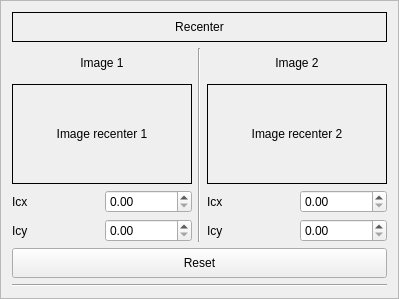
                <widget class="QFrame" name="frame_config_recenter">
                 <property name="frameShape">
                  <enum>QFrame::StyledPanel</enum>
                 </property>
                 <property name="frameShadow">
                  <enum>QFrame::Raised</enum>
                 </property>
                 <layout class="QVBoxLayout" name="verticalLayout_27">
                  <item>
                   <widget class="QLabel" name="label_recenter">
                    <property name="minimumSize">
                     <size>
                      <width>0</width>
                      <height>30</height>
                     </size>
                    </property>
                    <property name="frameShape">
                     <enum>QFrame::Box</enum>
                    </property>
                    <property name="text">
                     <string>Recenter</string>
                    </property>
                    <property name="alignment">
                     <set>Qt::AlignCenter</set>
                    </property>
                   </widget>
                  </item>
                  <item>
                   <layout class="QHBoxLayout" name="horizontalLayout_18">
                    <item>
                     <layout class="QGridLayout" name="gridLayout_8">
                      <item row="4" column="0">
                       <widget class="QLabel" name="label_29">
                        <property name="text">
                         <string>Icx</string>
                        </property>
                       </widget>
                      </item>
                      <item row="0" column="0" colspan="2">
                       <widget class="QLabel" name="label_8">
                        <property name="minimumSize">
                         <size>
                          <width>0</width>
                          <height>30</height>
                         </size>
                        </property>
                        <property name="text">
                         <string>Image 1</string>
                        </property>
                        <property name="alignment">
                         <set>Qt::AlignCenter</set>
                        </property>
                       </widget>
                      </item>
                      <item row="1" column="0" colspan="2">
                       <widget class="QLabel" name="lbl_image_recenter1">
                        <property name="minimumSize">
                         <size>
                          <width>180</width>
                          <height>100</height>
                         </size>
                        </property>
                        <property name="frameShape">
                         <enum>QFrame::Box</enum>
                        </property>
                        <property name="text">
                         <string>Image recenter 1</string>
                        </property>
                        <property name="alignment">
                         <set>Qt::AlignCenter</set>
                        </property>
                       </widget>
                      </item>
                      <item row="4" column="1">
                       <widget class="QDoubleSpinBox" name="doubleSpinBox_alpha_recenter_image1">
                        <property name="minimum">
                         <double>0.000000000000000</double>
                        </property>
                        <property name="maximum">
                         <double>5000.000000000000000</double>
                        </property>
                       </widget>
                      </item>
                      <item row="5" column="0">
                       <widget class="QLabel" name="label_20">
                        <property name="text">
                         <string>Icy</string>
                        </property>
                       </widget>
                      </item>
                      <item row="5" column="1">
                       <widget class="QDoubleSpinBox" name="doubleSpinBox_beta_recenter_image1">
                        <property name="minimum">
                         <double>0.000000000000000</double>
                        </property>
                        <property name="maximum">
                         <double>5000.000000000000000</double>
                        </property>
                       </widget>
                      </item>
                     </layout>
                    </item>
                    <item>
                     <widget class="Line" name="line_14">
                      <property name="orientation">
                       <enum>Qt::Vertical</enum>
                      </property>
                     </widget>
                    </item>
                    <item>
                     <layout class="QGridLayout" name="gridLayout_9">
                      <item row="5" column="1">
                       <widget class="QDoubleSpinBox" name="doubleSpinBox_beta_recenter_image2">
                        <property name="minimum">
                         <double>0.000000000000000</double>
                        </property>
                        <property name="maximum">
                         <double>5000.000000000000000</double>
                        </property>
                       </widget>
                      </item>
                      <item row="1" column="0" colspan="2">
                       <widget class="QLabel" name="lbl_image_recenter2">
                        <property name="minimumSize">
                         <size>
                          <width>180</width>
                          <height>100</height>
                         </size>
                        </property>
                        <property name="frameShape">
                         <enum>QFrame::Box</enum>
                        </property>
                        <property name="text">
                         <string>Image recenter 2</string>
                        </property>
                        <property name="alignment">
                         <set>Qt::AlignCenter</set>
                        </property>
                       </widget>
                      </item>
                      <item row="4" column="0">
                       <widget class="QLabel" name="label_35">
                        <property name="text">
                         <string>Icx</string>
                        </property>
                       </widget>
                      </item>
                      <item row="5" column="0">
                       <widget class="QLabel" name="label_36">
                        <property name="text">
                         <string>Icy</string>
                        </property>
                       </widget>
                      </item>
                      <item row="4" column="1">
                       <widget class="QDoubleSpinBox" name="doubleSpinBox_alpha_recenter_image2">
                        <property name="minimum">
                         <double>0.000000000000000</double>
                        </property>
                        <property name="maximum">
                         <double>5000.000000000000000</double>
                        </property>
                       </widget>
                      </item>
                      <item row="0" column="0" colspan="2">
                       <widget class="QLabel" name="label_38">
                        <property name="minimumSize">
                         <size>
                          <width>0</width>
                          <height>30</height>
                         </size>
                        </property>
                        <property name="text">
                         <string>Image 2</string>
                        </property>
                        <property name="alignment">
                         <set>Qt::AlignCenter</set>
                        </property>
                       </widget>
                      </item>
                     </layout>
                    </item>
                   </layout>
                  </item>
                  <item>
                   <widget class="QPushButton" name="btn_reset_recenter">
                    <property name="minimumSize">
                     <size>
                      <width>0</width>
                      <height>30</height>
                     </size>
                    </property>
                    <property name="text">
                     <string>Reset</string>
                    </property>
                   </widget>
                  </item>
                  <item>
                   <widget class="Line" name="line">
                    <property name="orientation">
                     <enum>Qt::Horizontal</enum>
                    </property>
                   </widget>
                  </item>
                 </layout>
                </widget>
